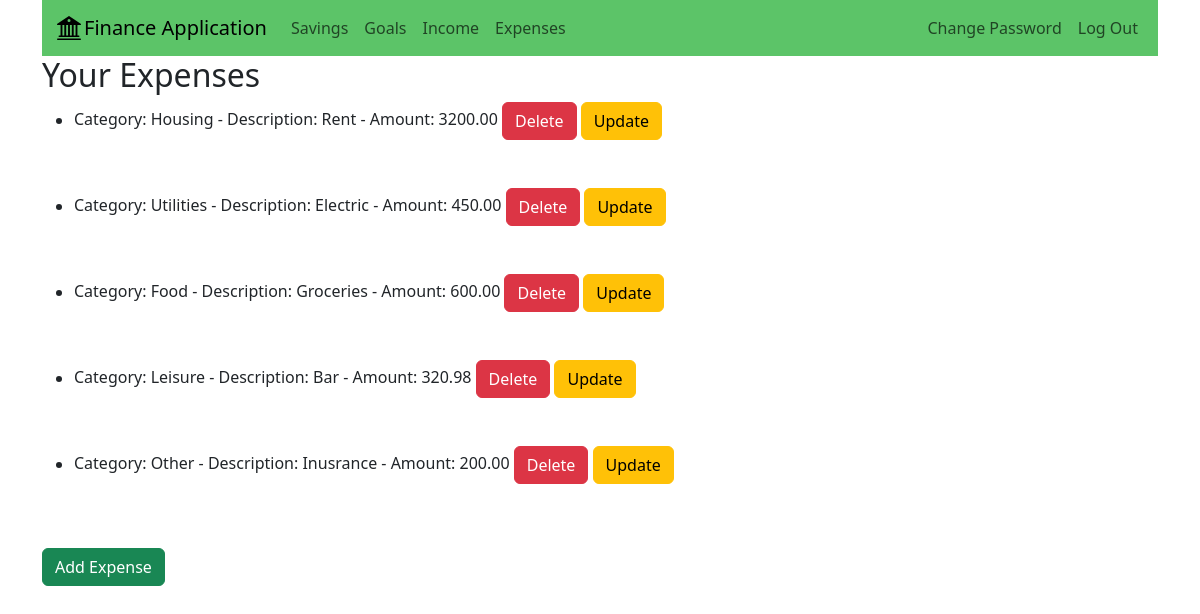
The page /finance/user-expenses/ (signed in) on the database its author committed.
### finance/models.py (models this page shows, shortened)
class Expenses(models.Model):
    user = models.ForeignKey(User, on_delete=models.CASCADE)
    amount = models.DecimalField(max_digits=12, decimal_places=2)
    description = models.CharField(max_length=400)
    category = models.CharField(max_length=40, choices=CATEGORY_CHOICES)
    created_at = models.DateTimeField(auto_now_add=True)
    updated_at = models.DateTimeField(auto_now=True)

### finance/views.py (the view)
# urls.py: path('user-expenses/', user_expenses, name='expense_home'),
@login_required
def user_expenses(request):
    user = request.user
    user_id = user.id
    expenses = Expenses.objects.filter(user_id=user_id)
    return render(request, 'expense_home.html', {'expenses': expenses})

### dashboard/templates/expenses/expense_home.html (shortened to what this page needs)
{% extends "base.html" %}
{% block content %}
    {% if user.is_authenticated %}
        <h2>Your Expenses</h2>
        <ul>
            {% for expense in expenses %}
                <li>Category: {{ expense.category }} - Description: {{ expense.description }} - Amount: {{ expense.amount }}
                    <form method="post" action="{% url 'finance:delete_expense' expense.id %}" style="display:inline;">
                        <button formnovalidate class = "btn btn-danger",type="submit">Delete</button>
                    </form>
                    <a href="{% url 'finance:update_expense' expense.id %}">
                        <button formnovalidate class = "btn btn-warning",>Update</button>
                    </a>
                </li>
                <br/>
                <br/>
            {% empty %}
                <li>You have no expenses.</li>
            {% endfor %}
        </ul>
        <a href="{% url 'finance:create_expense' %}">
            <button formnovalidate class = "btn btn-success",>Add Expense</button>
        </a>
    {% else %}
        <p>You are not logged in</p>
        <a< href="{% url 'finance:login' %}">Log In</a>
    {% endif %}
{% endblock %}

### dashboard/templates/base.html (shortened to what this page needs)
{% load static %}
<!DOCTYPE html>
<html>
<head>
  <link href="{% static 'css/sb-admin-2.min.css' %}" rel="stylesheet">
  <link href="https://cdn.jsdelivr.net/npm/bootstrap@5.3.3/dist/css/bootstrap.min.css" rel="stylesheet">
</head>
<body>
  <div class = "container">
  <main>
    {% if user.is_authenticated %}
    <nav class="navbar navbar-expand-lg" style="background-color: #5cc468;">
      <div class="container-fluid">
        <img src="/static/images/bank2.svg" alt="Logo" width="30" height="24" class="d-inline-block align-text-top">
        <a class="navbar-brand" href="/finance/home">Finance Application</a>
        <div class="collapse navbar-collapse" id="navbarSupportedContent">
          <ul class="navbar-nav me-auto mb-2 mb-lg-0">
            <li class="nav-item">
              <a class="nav-link" href="/finance/user-savings">Savings</a>
            </li>
            <li class="nav-item">
              <a class="nav-link" href="/finance/user-goals">Goals</a>
            </li>
            <li class="nav-item">
              <a class="nav-link" href="/finance/user-income">Income</a>
            </li>
            <li class="nav-item">
              <a class="nav-link" href="/finance/user-expenses">Expenses</a>
            </li>
          </ul>
          <ul class="navbar-nav ms-auto mb-2 mb-lg-0">
            <li class="nav-item">
              <a class="nav-link" href="/accounts/password_change/">Change Password</a>
            </li>
            <li class="nav-item">
              <form action="{% url 'logout' %}" method="post" style="display:inline;">
                <button type="submit" class="btn btn-link nav-link">Log Out</button>
            </form>
            </li>
          </ul>
        </div>
      </div>
    </nav>
    {% endif %}
      {% block content %}
      {% endblock %}
  </div>
</body>
</html>

### rows shown on the page
Expenses: category "Housing", description "Rent", amount "3200.00"
Expenses: category "Utilities", description "Electric", amount "450.00"
Expenses: category "Food", description "Groceries", amount "600.00"
Expenses: category "Leisure", description "Bar", amount "320.98"
Expenses: category "Other", description "Inusrance", amount "200.00"
